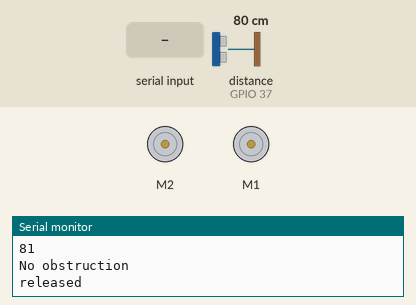
The sketch below on a simulated ESP32. Shown: 2 × DC motor (green arrow = forward, orange = backward, longer = faster), the last lines printed to the serial monitor. The inputs (shaded band) are chosen by the test bench; at power-on: distance to the obstacle (sensor on GPIO 37) 80 cm. The echo pulse lasts 58.3 µs per cm.

Above: at 1.3 s.
1.4 s: "C" received over the second serial link
At 1.91 s:
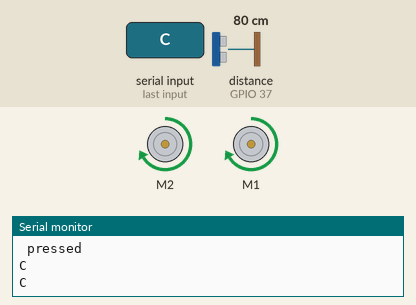
3.5 s: "A" received over the second serial link
At 3.96 s:
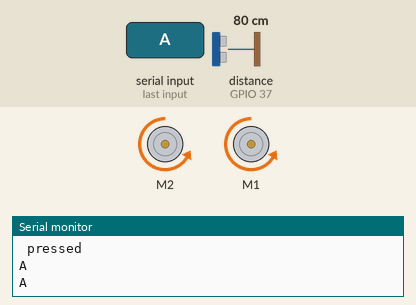
5.5 s: "D" received over the second serial link
At 6.0 s:
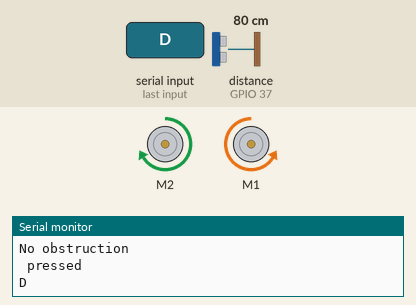
7.6 s: "B" received over the second serial link
At 8.04 s:
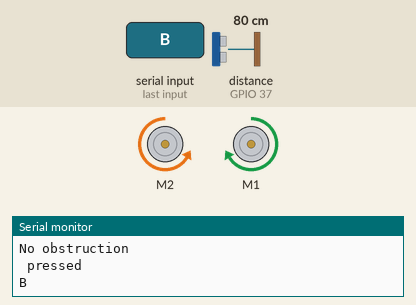
Timing chart, 0 to 10.6 s (numbered marks = the images above; inputs shaded):
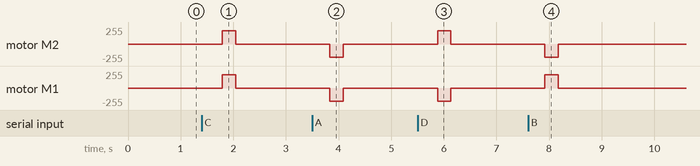

The sketch:

AT09_test.ino
```cpp
/* Chariot */

#include <AFMotor.h>
#include <NewPing.h>
#include <SoftwareSerial.h>

#define TRIGGER_PIN  A0  // Arduino pin tied to trigger pin on the ultrasonic sensor.
#define ECHO_PIN     A1  // Arduino pin tied to echo pin on the ultrasonic sensor.
#define MAX_DISTANCE 200 // Maximum distance we want to ping for (in centimeters).
                          //Maximum sensor distance is rated at 400-500cm.

NewPing sonar(TRIGGER_PIN, ECHO_PIN, MAX_DISTANCE); // NewPing setup of pins and maximum distance.
AF_DCMotor leftmotor(2);
AF_DCMotor rightmotor(1);

SoftwareSerial mySerial(10, 9); // RX, TX

boolean prox;
int distance;

void setup() {
  // put your setup code here, to run once:
  leftmotor.setSpeed(200);
  rightmotor.setSpeed(200);

  mySerial.begin(9600);
  Serial.begin(9600);
}

void sensor_read() {
  delay(250);
  distance=sonar.ping_cm();
  Serial.println(distance);
  if (distance > 10 or distance == 0) {
    Serial.println ("No obstruction");
    prox=true;
  } else {
    Serial.println("Obstruction");
    prox=false;
  }
}

void loop() {
  char reply[100];
  int i = 0;
  while (mySerial.available()) {
    reply[i] = mySerial.read();
    i += 1;
  }
  sensor_read();
  //end the string
  reply[i] = '\0';
  if(strlen(reply) > 0){
      Serial.println(" pressed");
      Serial.println(reply);
      if (reply[0] == 'C') { // Go backward! Yes, I know that it says run forward
        if (prox == true) {
        rightmotor.run(FORWARD);
        leftmotor.run(FORWARD);
        Serial.println(reply);
          }
        else {
         rightmotor.run(RELEASE);
         leftmotor.run(RELEASE);
          }
        }
      if (reply[0] == 'A') { // Go forward! Yes, I know that it says run backward
        rightmotor.run(BACKWARD);
        leftmotor.run(BACKWARD);
        Serial.println(reply);
        }
      if (reply[0] == 'D') { //turn left
        rightmotor.run(BACKWARD);
        leftmotor.run(FORWARD);
        delay(250);
        rightmotor.run(RELEASE);
        leftmotor.run(RELEASE);
        Serial.println(reply);
        }
      if (reply[0] == 'B') { //turn right
        rightmotor.run(FORWARD);
        leftmotor.run(BACKWARD);
        delay(250);
        rightmotor.run(RELEASE);
        leftmotor.run(RELEASE);
        Serial.println(reply);
        }
    } else {
      Serial.println("released");
      rightmotor.run(RELEASE);
      leftmotor.run(RELEASE);
    }
}
```

Measured:
- after the input at 1.4 s, motor M2, motor M1: stopped → forward 200/255 after 0.39 s, → stopped 0.26 s later
- after the input at 3.5 s, motor M2, motor M1: stopped → backward 200/255 after 0.34 s, → stopped 0.26 s later
- after the input at 5.5 s, motor M2: stopped → forward 200/255 after 0.38 s, → stopped 0.25 s later; motor M1: stopped → backward 200/255 after 0.38 s, → stopped 0.25 s later
- after the input at 7.6 s, motor M2: stopped → backward 200/255 after 0.32 s, → stopped 0.25 s later; motor M1: stopped → forward 200/255 after 0.32 s, → stopped 0.25 s later
